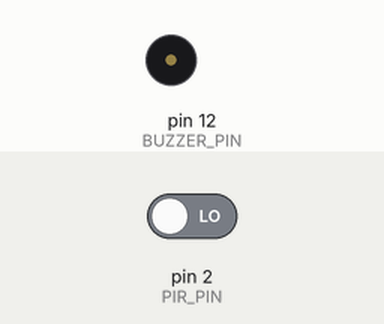
Simulated run of this sketch. Board: Arduino Uno, built with avr-gcc and run on an emulated ATmega328P. On the bench: buzzer (waves = sounding). The inputs (shaded band) are chosen by the test bench; at power-on: pin 2 (PIR_PIN) LOW.

Above: at 1.2 s.
1.3 s: pin 2 (PIR_PIN) driven HIGH
At 1.37 s:
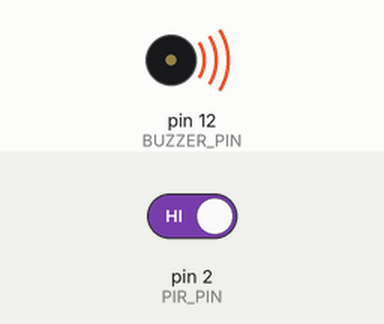
Timing chart, 0 to 4.3 s (numbered marks = the images above; inputs shaded):
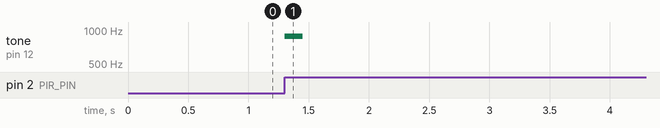

Measured:
- after the input at 1.3 s, tone on pin 12 (BUZZER_PIN): silent → 880 Hz at once, → silent 0.15 s later

The sketch:

Challenge03_MotionTone.ino
```cpp
// Complete example solution for Lesson19, challenge 03.
const int PIR_PIN = 2, BUZZER_PIN = 12;
int previous = LOW;
void setup() {
  pinMode(PIR_PIN, INPUT);
}
void loop() {
  int motion = digitalRead(PIR_PIN);
  if (motion == HIGH && previous == LOW) tone(BUZZER_PIN, 880, 150);
  previous = motion;
}
```
